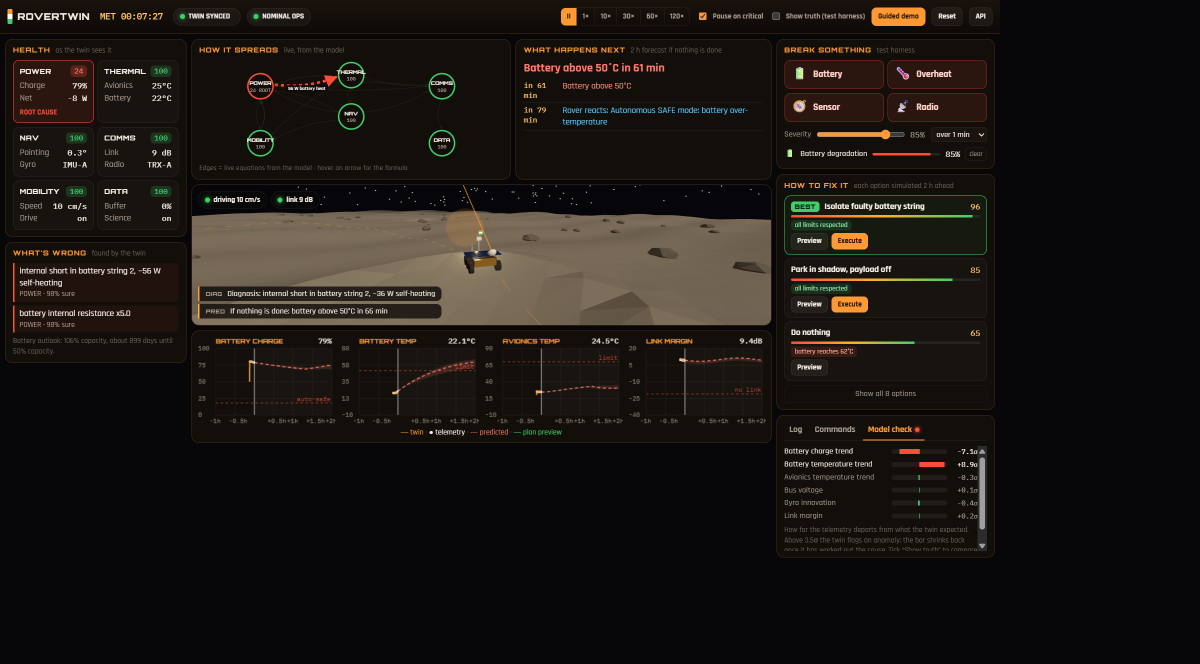
#> input picture docs/assets/01-inject.png, 2400 x 1327 px (shown at 1/2 size)
$ python make_gif.py
#> lines starting #> are read from the running program, lines starting #| are printed output that depends on the picture
"""Compose docs/assets/battery-demo.gif from the four storyboard stills."""
from __future__ import annotations

from pathlib import Path

from PIL import Image, ImageDraw, ImageFont

ROOT = Path(__file__).resolve().parents[1]
ASSETS = ROOT / "docs" / "assets"
FRAMES = [
    ("01-inject.png", "1 · Inject battery degradation"),
    ("02-cascade.png", "2 · Fault cascade (EPS → TCS)"),
    ("03-forecast.png", "3 · 2 h forecast + ranked plans"),
    ("04-recovery.png", "4 · Isolate string — twin recovers"),
]
OUT = ASSETS / "battery-demo.gif"
W, H = 960, 540


def load(path: Path) -> Image.Image:
    im = Image.open(path).convert("RGB")
#> im is the input picture: PIL image 2400x1327 RGB; mean R, G, B 26.8, 22.7, 19.7
    im.thumbnail((W, H), Image.Resampling.LANCZOS)
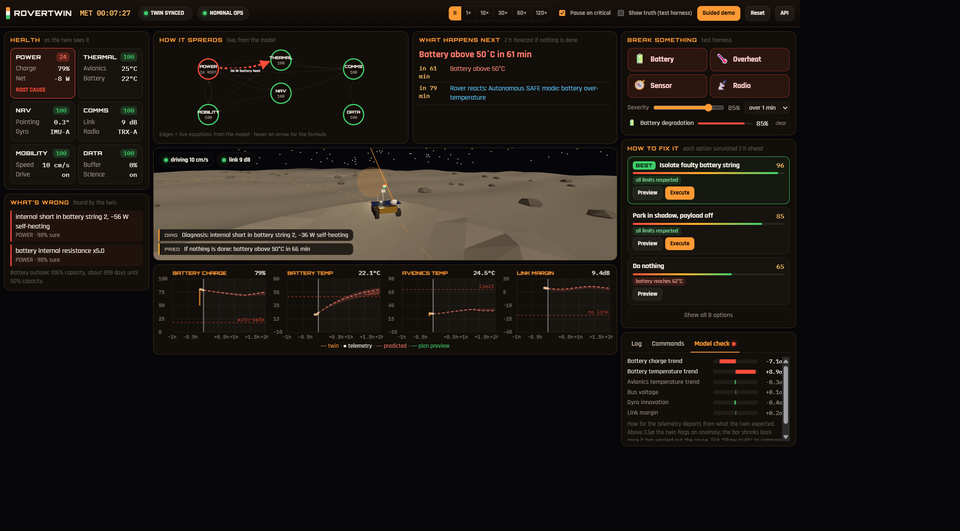
#> im: PIL image 960x531 RGB; mean R, G, B 26.8, 22.7, 19.7
    canvas = Image.new("RGB", (W, H), (10, 8, 6))
    x = (W - im.width) // 2
#> x = 0
    y = (H - im.height) // 2
#> y = 4
    canvas.paste(im, (x, y))
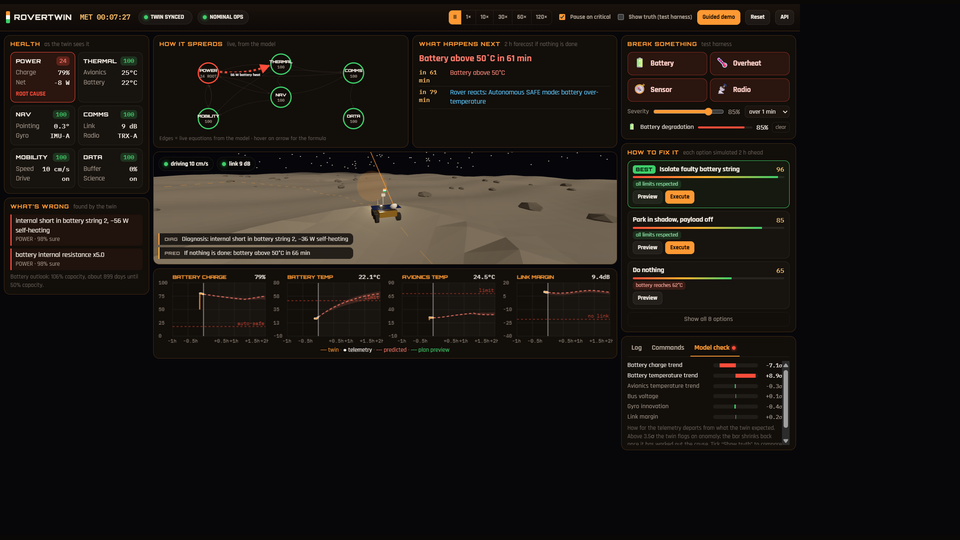
#> canvas: PIL image 960x540 RGB; mean R, G, B 26.5, 22.4, 19.5
    return canvas


def caption(im: Image.Image, text: str) -> Image.Image:
#> called with text = '1 · Inject battery degradation'
    draw = ImageDraw.Draw(im)
    try:
        font = ImageFont.truetype("arial.ttf", 22)
    except OSError:
        font = ImageFont.load_default()
    pad = 10
    bbox = draw.textbbox((0, 0), text, font=font)
#> bbox = (0, 4, 324, 26)
    tw, th = bbox[2] - bbox[0], bbox[3] - bbox[1]
#> tw = 324; th = 22
    box = (8, H - th - 2 * pad - 8, 8 + tw + 2 * pad, H - 8)
#> box = (8, 490, 352, 532)
    draw.rectangle(box, fill=(255, 153, 51))
    draw.text((box[0] + pad, box[1] + pad - 2), text, fill=(26, 15, 6), font=font)
    return im


def main():
    ASSETS.mkdir(parents=True, exist_ok=True)
    frames = []
    for name, label in FRAMES:
        path = ASSETS / name
        if not path.exists():
            raise SystemExit(f"missing still: {path}")
        frames.append(caption(load(path), label))
    # ~75 s at 18 s/frame if viewed as storyboard; GIF delay in ms
    frames[0].save(
        OUT,
        save_all=True,
        append_images=frames[1:],
        duration=18000,
        loop=0,
        optimize=False,
    )
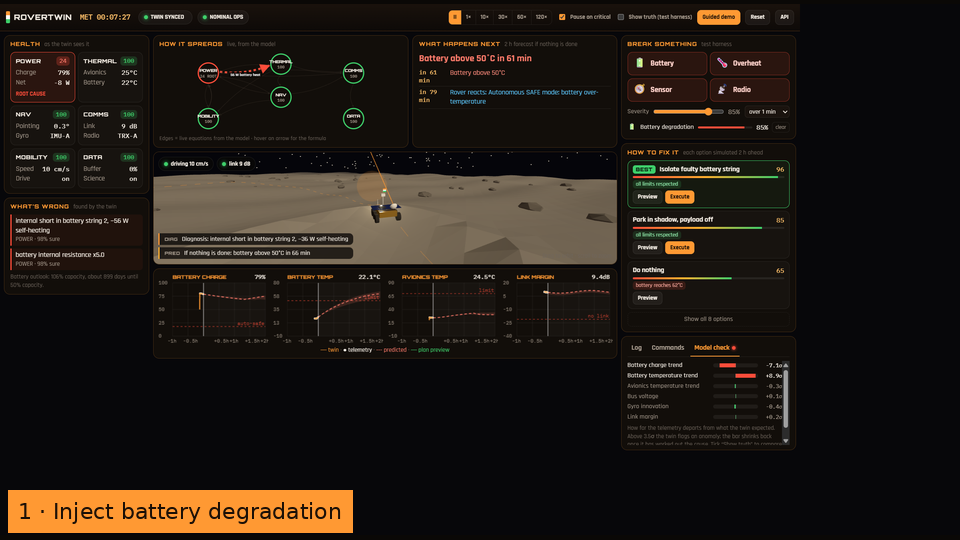
#> saved as battery-demo.gif: PIL image 960x540 RGB; mean R, G, B 33, 26.2, 20.5
    print(f"wrote {OUT} ({OUT.stat().st_size // 1024} KB)")


if __name__ == "__main__":
    main()
